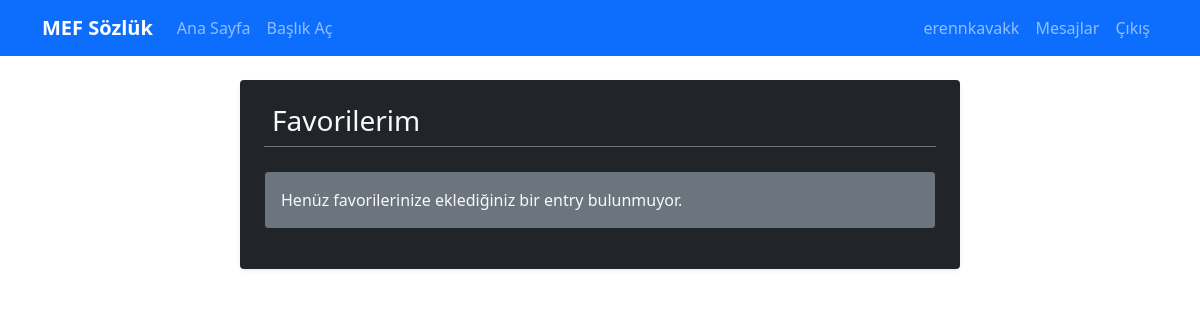
/user/favorites (signed in), run on an earlier commit of the app's database.
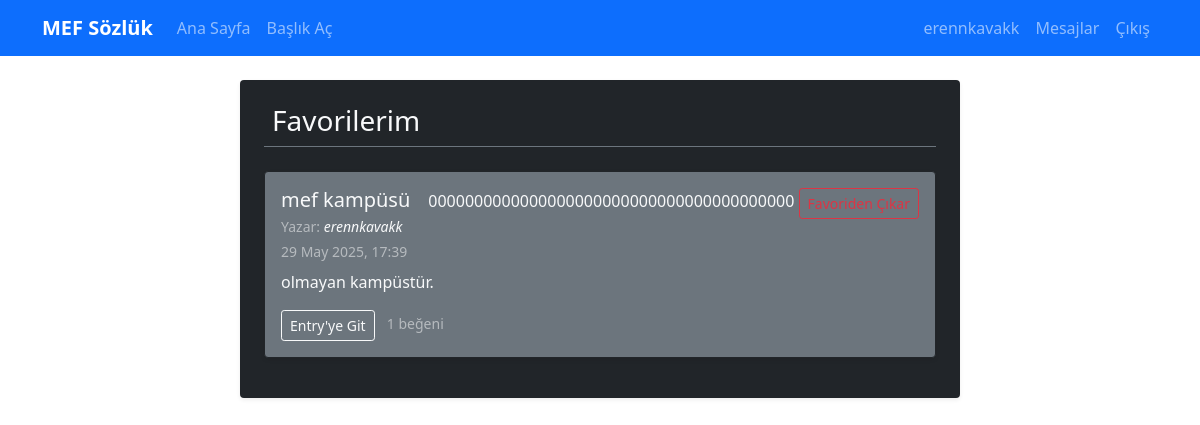
And on a later commit of the database.
### app/models/entry.py (models this page shows, shortened)
class Entry(db.Model):
    id = db.Column(db.Integer, primary_key=True)
    content = db.Column(db.Text, nullable=False)
    created_at = db.Column(db.DateTime, default=lambda: datetime.now(timezone.utc))
    updated_at = db.Column(db.DateTime, default=lambda: datetime.now(timezone.utc))
    title_id = db.Column(db.Integer, db.ForeignKey('title.id'), nullable=False)
    author_id = db.Column(db.Integer, db.ForeignKey('user.id'), nullable=False)
    favorites = db.relationship('Favorite', backref='entry', lazy='dynamic', cascade='all, delete-orphan')
    def favorite_count(self):
        return self.favorites.count()

class Title(db.Model):
    id = db.Column(db.Integer, primary_key=True)
    name = db.Column(db.String(200), unique=True, nullable=False)
    created_at = db.Column(db.DateTime, default=lambda: datetime.now(timezone.utc))
    last_entry_time = db.Column(db.DateTime, default=lambda: datetime.now(timezone.utc))
    entries = db.relationship('Entry', backref='title', lazy='dynamic', cascade='all, delete-orphan')

### app/models/user.py (models this page shows, shortened)
class User(UserMixin, db.Model):
    id = db.Column(db.Integer, primary_key=True)
    email = db.Column(db.String(120), unique=True, nullable=False)
    nickname = db.Column(db.String(80), unique=True, nullable=False)
    real_name = db.Column(db.String(100), nullable=False)
    password_hash = db.Column(db.String(128))
    email_confirmed = db.Column(db.Boolean, default=False)
    email_confirmation_token = db.Column(db.String(100), unique=True)
    created_at = db.Column(db.DateTime, default=lambda: datetime.now(timezone.utc))
    last_seen = db.Column(db.DateTime, default=lambda: datetime.now(timezone.utc))
    is_admin = db.Column(db.Boolean, default=False)
    is_active = db.Column(db.Boolean, default=True)
    bio = db.Column(db.Text)
    entries = db.relationship('Entry', backref='author', lazy='dynamic', cascade='all, delete-orphan')
    following = db.relationship('Follow',
                               foreign_keys='Follow.follower_id',
                               backref='follower',
                               lazy='dynamic',
                               cascade='all, delete-orphan')
    followers = db.relationship('Follow',
                               foreign_keys='Follow.followed_id',
                               backref='followed',
                               lazy='dynamic',
                               cascade='all, delete-orphan')
    favorites = db.relationship('Favorite', backref='user', lazy='dynamic', cascade='all, delete-orphan')
    sent_messages = db.relationship('Message',
                                   foreign_keys='Message.sender_id',
                                   backref='sender',
                                   lazy='dynamic',
                                   cascade='all, delete-orphan')
    received_messages = db.relationship('Message',
                                       foreign_keys='Message.recipient_id',
                                       backref='recipient',
                                       lazy='dynamic',
                                       cascade='all, delete-orphan')
    def get_unread_message_count(self):
        return self.received_messages.filter_by(is_read=False).count()

### app/routes/user.py (the view)
@bp.route('/favorites')
@login_required
def favorites():
    page = request.args.get('page', 1, type=int)
    favorited_entries_pagination = (
        Entry.query
        .join(Favorite, Favorite.entry_id == Entry.id)
        .filter(Favorite.user_id == current_user.id)
        .order_by(desc(Favorite.created_at))  # En son favorilenenler en üstte
        .paginate(page=page, per_page=10, error_out=False)
    )
    return render_template('user/favorites.html',
                           entries=favorited_entries_pagination,  # Şablona 'entries' adıyla gönderiyoruz
                           title="Favorilerim",                   # Sayfa başlığı için
                           timezone=timezone)                     # Tarih formatlaması için

### app/__init__.py (called while the page is built)
@login_manager.user_loader
def load_user(user_id):
    from app.models.user import User
    return User.query.get(int(user_id))

### app/templates/user/favorites.html (shortened to what this page needs)
{% extends "base.html" %}
{% block content %}
<div class="container mt-4 text-light">
    <div class="row justify-content-center">
        <div class="col-md-9 col-lg-8">
            <div class="bg-dark border-secondary p-4 rounded shadow-sm">
                <h3 class="mb-4 border-bottom border-secondary pb-2">
                    {{ title }}
                </h3>
                {% if entries.items %}
                    {% for entry in entries.items %}
                    <div class="card mb-3 bg-secondary border-dark text-light shadow-sm">
                        <div class="card-body">
                            <div class="d-flex justify-content-between align-items-start">
                                <div>
                                    <h5 class="card-title mb-1">
                                        <a href="{{ url_for('main.view_title', id=entry.title.id) }}" class="link-light text-decoration-none hover-underline">{{ entry.title.name }}</a>
                                    </h5>
                                    <small class="text-white-50 d-block mb-1">
                                        Yazar: <a href="{{ url_for('user.profile', nickname=entry.author.nickname) }}" class="link-light text-decoration-none fst-italic hover-underline">{{ entry.author.nickname }}</a>
                                    </small>
                                    <small class="text-white-50 d-block mb-2">
                                         {{ entry.created_at.strftime('%d %B %Y, %H:%M') }}
                                    </small>
                                </div>
                                <div class="ms-auto">
                                    <form action="{{ url_for('api.toggle_favorite', entry_id=entry.id) }}" method="POST" class="d-inline">
                                        {{ csrf_token() if csrf_token else "" }}
                                        <button type="submit" class="btn btn-sm btn-outline-danger" title="Favorilerden Çıkar">
                                             <span class="d-none d-sm-inline">Favoriden Çıkar</span>
                                        </button>
                                    </form>
                                </div>
                            </div>
                            <div class="entry-content-preview mb-3" style="max-height: 100px; overflow: hidden;">
                                {{ entry.content | striptags | truncate(250, True, '...') }}
                            </div>
                            <a href="{{ url_for('main.view_title', id=entry.title.id, _anchor='entry-' ~ entry.id|string) }}" class="btn btn-sm btn-outline-light">
                                 Entry'ye Git
                            </a>
                            <span class="ms-2 text-white-50 small">
                                 {{ entry.favorite_count() }} beğeni
                            </span>
                        </div>
                    </div>
                    {% endfor %}
                {% else %}
                    <div class="alert bg-secondary text-light border-dark" role="alert">
                        Henüz favorilerinize eklediğiniz bir entry bulunmuyor.
                    </div>
                {% endif %}
            </div>
        </div>
    </div>
</div>
{% endblock %}

What changed in the data, as far as the page shows it:
now on this page (row edited): Entry: title.name "mef kampüsü", author.nickname "erennkavakk", created_at "29 May 2025, 17:39", csrf_token "0000000000000000000000000000000000000000", content "olmayan kampüstür.", favorite_count "1"
Also different on the page:
text no longer shown: "Henüz favorilerinize eklediğiniz bir entry bulunmuyor."
